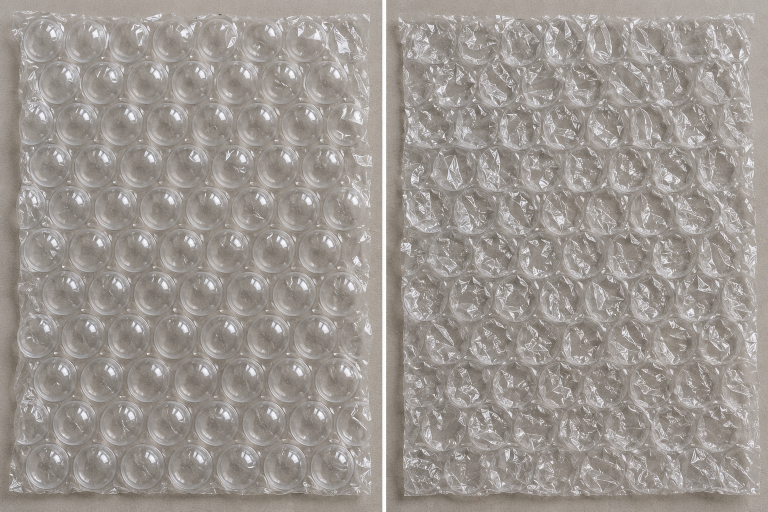
#> input picture docs/vydyhny-updates-2026-10-04/references/03_bubble_wrap.png, 1536 x 1024 px (shown at 1/2 size)
$ python bubble.py
#> lines starting #> are read from the running program, lines starting #| are printed output that depends on the picture
### zadovbalo/scripts/assets/common.py
"""Спільні утиліти конвеєра матеріалів. Запуск: python3 scripts/assets/build.py (див. README)."""
import json
import os
from pathlib import Path

import cv2
import numpy as np

ROOT = Path(__file__).resolve().parents[2]  # zadovbalo/
PKG = ROOT.parent / "Vydyhny_Claude_Package" / "assets"
OUT = ROOT / "public" / "scenes"
EXTRA = ROOT / "assets-src"  # додаткові ліцензовані матеріали, якщо додані
REF2 = ROOT.parent / "docs" / "vydyhny-updates-2026-10-04" / "references"  # пакет змін 04.10.2026


def load_ref(name: str) -> np.ndarray:
#> called with name = '03_bubble_wrap.png'
    p = REF2 / name
    im = cv2.imread(str(p), cv2.IMREAD_COLOR)
#> im is the input picture: shape (1024, 1536, 3); mean B, G, R 145.7, 150.8, 157
    if im is None:
        raise SystemExit(f"Немає референсу: {p}")
    return im


# [12 lines left out: functions load, poly_mask, not called in this run]


def smooth_mask(m: np.ndarray, r: float = 1.2) -> np.ndarray:
    """Антиаліасинг краю маски (0..255)."""
    return cv2.GaussianBlur(m, (0, 0), r)


# [66 lines left out: functions synthesize_hidden, _synthesize, edge_shade, not called in this run]


def save_webp(path: Path, img: np.ndarray, quality: int = 82):
    path.parent.mkdir(parents=True, exist_ok=True)
    ok = cv2.imwrite(str(path), img, [cv2.IMWRITE_WEBP_QUALITY, quality])
    if not ok:
        raise SystemExit(f"Не вдалося записати {path}")
    return path


def rgba(rgb: np.ndarray, alpha: np.ndarray) -> np.ndarray:
    return np.dstack([rgb, alpha])


# [6 lines left out: function crop_rgba, not called in this run]


def write_json(path: Path, data):
    path.parent.mkdir(parents=True, exist_ok=True)
    path.write_text(json.dumps(data, ensure_ascii=False, indent=1) + "\n", encoding="utf-8")


# [65 lines left out: functions trim_dark_rim, fill_region, not called in this run]

### zadovbalo/scripts/assets/bubble.py
"""Пупирчаста плівка (референс 03): ціла плівка як основа + атлас лопнутих комірок із правої половини.

Кожен пухирець — окрема комірка: центри знаходимо зіставленням із середнім пухирцем (сітка на фото нерівна).
Лопнуті латки беремо з тієї ж фотосесії (права половина), вирівнюємо яскравість під ліву.
"""
import cv2
import numpy as np

from common import OUT, load_ref, save_webp, write_json

HALF = 768
TPL = 44  # пів-розміру шаблону пухирця
PATCH = 52  # пів-розміру лопнутої латки


def find_cells(gray: np.ndarray, tmpl: np.ndarray | None, seed=(170, 165)):
    gb = cv2.GaussianBlur(gray, (0, 0), 1.2)
    if tmpl is None:
        x, y = seed
        tmpl = gb[y - TPL : y + TPL, x - TPL : x + TPL].copy()
    pts = []
    for _ in range(3):
        m = cv2.matchTemplate(gb, tmpl, cv2.TM_CCOEFF_NORMED)
        mx = cv2.dilate(m, np.ones((61, 61)))
        pk = np.argwhere((m == mx) & (m > 0.25))
        pts = [(int(px + TPL), int(py + TPL), float(m[py, px])) for py, px in pk]
        top = sorted(pts, key=lambda p: -p[2])[:30]
        tmpl = np.mean([gb[y - TPL : y + TPL, x - TPL : x + TPL] for x, y, _ in top], axis=0).astype(np.float32)
    return pts, tmpl


def subpixel(gray, x, y, tmpl):
    """Уточнення центру в межах ±6 px."""
    gb = cv2.GaussianBlur(gray, (0, 0), 1.2)
    r = TPL + 6
    y0, x0 = max(y - r, 0), max(x - r, 0)
    win = gb[y0 : y + r, x0 : x + r]
    if win.shape[0] < 2 * TPL + 1 or win.shape[1] < 2 * TPL + 1:
        return float(x), float(y)
    m = cv2.matchTemplate(win, tmpl, cv2.TM_CCOEFF_NORMED)
    _, _, _, loc = cv2.minMaxLoc(m)
    return float(x0 + loc[0] + TPL), float(y0 + loc[1] + TPL)


def fill_rows(gray, cells, tmpl, x_min=40, x_max=HALF - 40, y_max=950):
    """Дозаповнює крайні пухирці рядів, яких не знайшло зіставлення (крок ~92 px)."""
    rows: list[list] = []
    for c in sorted(cells, key=lambda c: c[1]):
        if rows and abs(rows[-1][-1][1] - c[1]) < 35:
            rows[-1].append(c)
        else:
            rows.append([c])
    gb = cv2.GaussianBlur(gray, (0, 0), 1.2)
    out = []
    for row in rows:
        row.sort(key=lambda c: c[0])
        xs = [c[0] for c in row]
        step = float(np.median(np.diff(xs))) if len(xs) > 1 else 92.0
        y = float(np.mean([c[1] for c in row]))
        for direction, start in ((-1, xs[0]), (1, xs[-1])):
            x = start + direction * step
            while x_min < x < x_max:
                xi, yi = int(round(x)), int(round(y))
                win = gb[yi - TPL : yi + TPL, xi - TPL : xi + TPL]
                if win.shape != tmpl.shape or float(cv2.matchTemplate(win, tmpl, cv2.TM_CCOEFF_NORMED)[0, 0]) < 0.12:
                    break
                row.append(subpixel(gray, xi, yi, tmpl) + (0.3,))
                x += direction * step
        out += [c for c in row if c[1] < y_max]
    return sorted(out, key=lambda c: (round(c[1] / 40), c[0]))


def run():
    out = OUT / "bubble"
    im = load_ref("03_bubble_wrap.png")
    left, right = im[:, :HALF], im[:, HALF:]
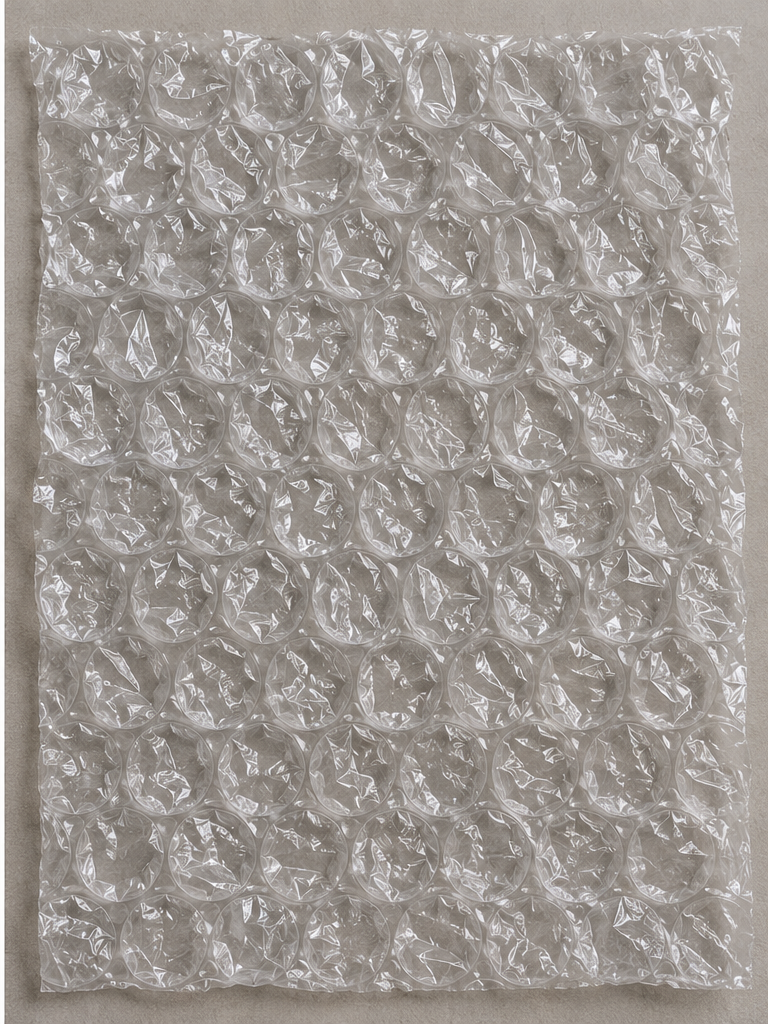
#> right: shape (1024, 768, 3); mean B, G, R 146.6, 151.7, 158
    gl = cv2.cvtColor(left, cv2.COLOR_BGR2GRAY).astype(np.float32)
    gr = cv2.cvtColor(right, cv2.COLOR_BGR2GRAY).astype(np.float32)

    cells_l, tmpl = find_cells(gl, None)
#> the loop in find_cells, `for _ in range(3):` made 3 passes
#> pass 1, in find_cells, `mx = cv2.dilate(m, np.ones((61, 61)))`:
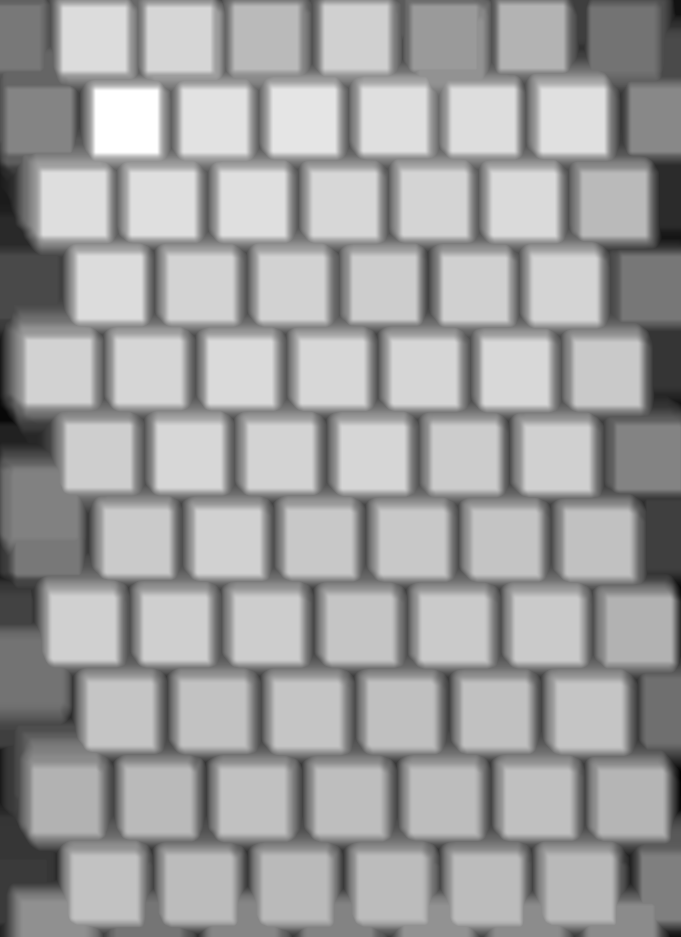
#> mx: shape (937, 681) float32; min -0.0269, max 1, mean 0.628; drawn with min black and max white
#> pass 1, in find_cells, `tmpl = np.mean([gb[y - TPL : y + TPL, x - TPL : x + TPL] for x, y, _ i..`:
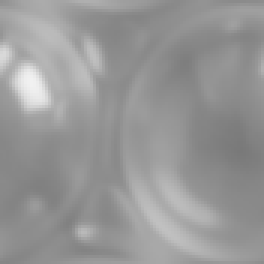
#> tmpl: shape (88, 88) float32 (shown 3 times larger); min 121.5, max 241.5, mean 151.4
#> after the loop in find_cells, `for _ in range(3):`:
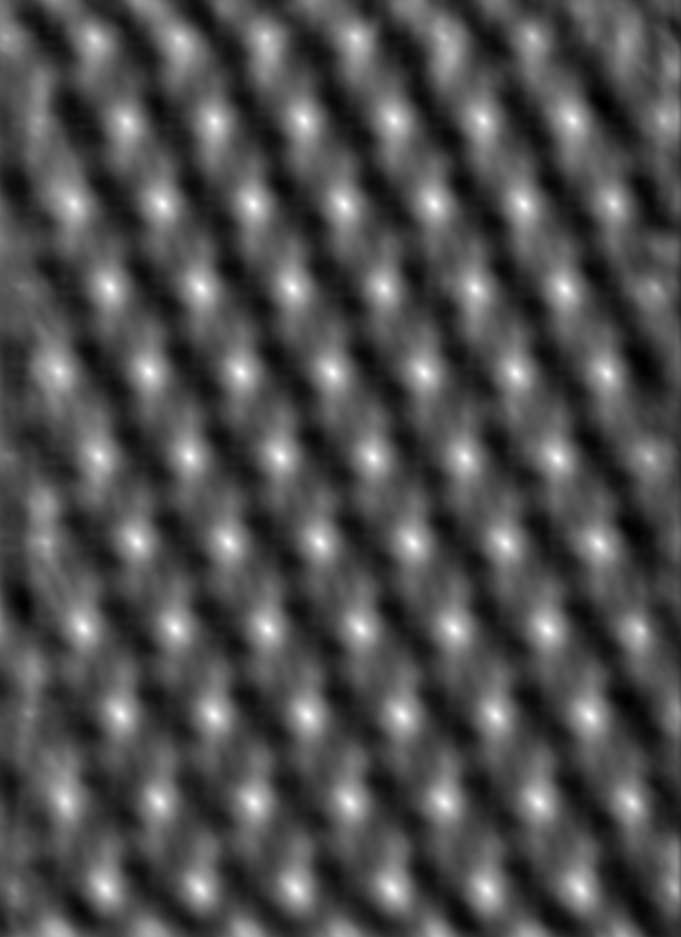
#> m: shape (937, 681) float32; min -0.457, max 0.975, mean -0.00644; drawn with min black and max white
#> cells_l = 92 items, first 6: (50, 81, 0.47), (309, 81, 0.748), (399, 81, 0.811), (487, 81, 0.588), (576, 81, 0.665), (138, 83, 0.751)
    cells_r, _ = find_cells(gr, tmpl)
#> the loop in find_cells (call 2), `for _ in range(3):` made 3 passes
#> pass 1, in find_cells (call 2), `mx = cv2.dilate(m, np.ones((61, 61)))`:
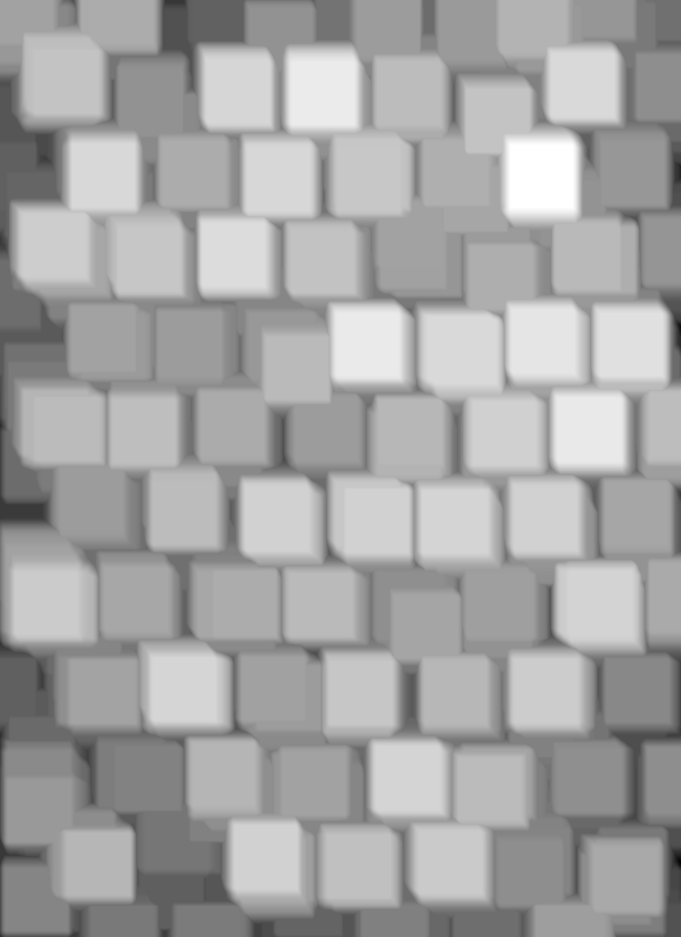
#> mx: shape (937, 681) float32; min -0.0235, max 0.595, mean 0.38; drawn with min black and max white
#> pass 2, in find_cells (call 2), `m = cv2.matchTemplate(gb, tmpl, cv2.TM_CCOEFF_NORMED)`:
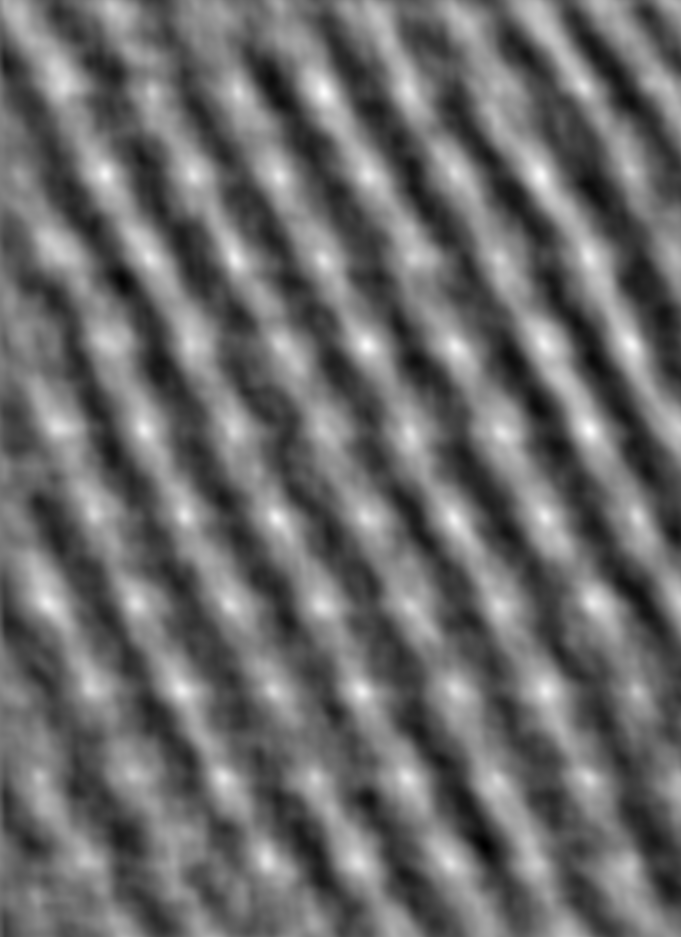
#> m: shape (937, 681) float32; min -0.577, max 0.777, mean -0.00386; drawn with min black and max white
#> cells_r = 90 items, first 6: (648, 44, 0.34), (718, 46, 0.373), (324, 49, 0.348), (154, 50, 0.468), (266, 58, 0.281), (64, 60, 0.374)
    cells = [subpixel(gl, x, y, tmpl) + (s,) for x, y, s in cells_l if s > 0.42]
#> in subpixel, `_, _, _, loc = cv2.minMaxLoc(m)`: loc = (6, 6)
#> in subpixel (call 29), `win = gb[y0 : y + r, x0 : x + r]`:
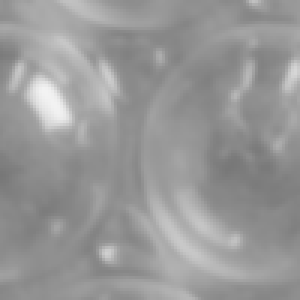
#> win: shape (100, 100) float32 (shown 3 times larger); min 119.6, max 243.6, mean 152.2
#> cells = 86 items, first 6: (50, 81, 0.47), (309, 81, 0.748), (399, 81, 0.811), (487, 81, 0.588), (576, 81, 0.665), (138, 83, 0.751)
    # дублікати (два збіги на одну комірку)
    uniq = []
    for c in sorted(cells, key=lambda c: -c[2]):
        if all((c[0] - u[0]) ** 2 + (c[1] - u[1]) ** 2 > 60**2 for u in uniq):
            uniq.append(c)
#> this loop made 86 passes
#> c on passes 1 to 8: (376, 416, 0.975), (284, 416, 0.975), (297, 248, 0.973), (192, 415, 0.972), (336, 332, 0.971), (324, 501, 0.97), (244, 331, 0.968), (591, 673, 0.968)
#> after the loop, uniq = 85 items, first 6: (376, 416, 0.975), (284, 416, 0.975), (297, 248, 0.973), (192, 415, 0.972), (336, 332, 0.971), (324, 501, 0.97)
    cells = fill_rows(gl, uniq, tmpl)
#> the loop in fill_rows, `for c in sorted(cells, key=lambda c: c[1]):` made 85 passes
#> after the loop in fill_rows, `for c in sorted(cells, key=lambda c: c[1]):`: rows = 12 items
#> the loop in fill_rows, `for row in rows:` made 12 passes
#> (xs, step, y) on passes 1, 2, 3, 5, 7, 8, 10, 12: ([50, 138, 223, 309, 399, 487, 576, 669], 88, 82.25), ([82, 170, 258, 347, 437, 527, 616, 707], 89, 164.2), ([117, 206, 297, 388, 478, 567, 657], 90, 247.9), ([102, 192, 284, 376, 468, 559, 651], 92, 416), ([89, 181, 272, 363, 457, 549, 642], 92, 586.4), ([127, 219, 311, 404, 498, 591, 684], 93, 672.7), ([109, 203, 297, 393, 488, 582, 676], 94, 845.9), ([101, 194, 290, 384, 481, 572, 665], 93.5, 980)
#> after the loop in fill_rows, `for row in rows:`: out = 82 items, first 6: (50, 81, 0.47), (138, 83, 0.751), (223, 83, 0.756), (309, 81, 0.748), (399, 81, 0.811), (487, 81, 0.588)
#> cells has the same summary as out in fill_rows

    # Кадр плівки з невеликим полем фактури тканини.
    x0, y0, x1, y1 = 14, 6, 754, 1018
    sheet = left[y0:y1, x0:x1]
    save_webp(out / "sheet.webp", sheet, 88)

    # Атлас лопнутих комірок: яскравість/контраст — як у цілої плівки навколо.
    sel = [c for c in cells_r if c[2] > 0.5 and PATCH <= c[0] < HALF - PATCH and PATCH <= c[1] < im.shape[0] - PATCH]
#> sel = 62 items, first 6: (627, 130, 0.573), (107, 131, 0.599), (452, 133, 0.594), (196, 135, 0.521), (368, 135, 0.78), (282, 136, 0.561)
    sel = sorted(sel, key=lambda c: -c[2])[:48]
#> sel = 48 items, first 6: (187, 473, 0.781), (410, 389, 0.781), (368, 135, 0.78), (634, 474, 0.77), (150, 218, 0.767), (498, 562, 0.765)
    ref_mean, ref_std = gl[60:960, 60:700].mean(), gl[60:960, 60:700].std()
#> ref_mean = 149.2; ref_std = 22.93
    src_mean, src_std = gr[60:960, 60:700].mean(), gr[60:960, 60:700].std()
#> src_mean = 151.2; src_std = 25.74
    gain = ref_std / src_std
#> gain = 0.891
    cols = 8
    rows = (len(sel) + cols - 1) // cols
#> rows = 6
    S = PATCH * 2
    atlas = np.zeros((rows * S, cols * S, 3), np.uint8)
    for i, (x, y, _) in enumerate(sel):
        p = right[y - PATCH : y + PATCH, x - PATCH : x + PATCH].astype(np.float32)
        p = (p - src_mean) * gain + ref_mean
        atlas[(i // cols) * S : (i // cols + 1) * S, (i % cols) * S : (i % cols + 1) * S] = np.clip(p, 0, 255).astype(np.uint8)
#> this loop made 48 passes
#> (x, y) on passes 1 to 8: (187, 473), (410, 389), (368, 135), (634, 474), (150, 218), (498, 562), (224, 734), (319, 562)
    save_webp(out / "popped.webp", atlas, 86)

    # Колір тканини довкола — для заповнення полів на широких екранах.
    border = np.concatenate([left[:, :10].reshape(-1, 3), left[:, -10:].reshape(-1, 3)])
    b, g, r = np.median(border, axis=0)
#> b = 148; g = 155; r = 163
    write_json(
        out / "bubble.json",
        {
            "size": [x1 - x0, y1 - y0],
            "radius": 41,
            "cells": [[round(x - x0, 1), round(y - y0, 1)] for x, y, _ in cells],
            "popped": {"size": S, "cols": cols, "count": len(sel)},
            "background": f"#{int(r):02x}{int(g):02x}{int(b):02x}",
        },
    )
    print("bubble ok", len(cells), "комірок,", len(sel), "лопнутих латок")
#| bubble ok 82 комірок, 48 лопнутих латок


if __name__ == "__main__":
    run()

$ run again, with docs/vydyhny-updates-2026-10-04/references/04_beverage_can.png copied over docs/vydyhny-updates-2026-10-04/references/03_bubble_wrap.png
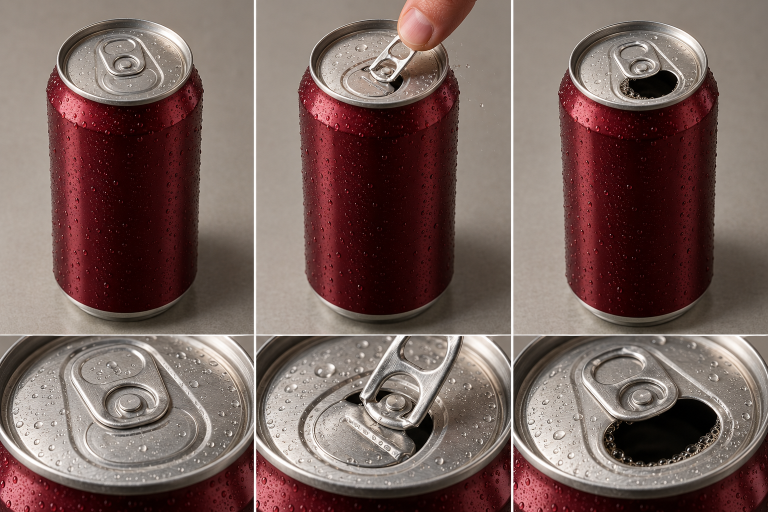
#> input picture docs/vydyhny-updates-2026-10-04/references/04_beverage_can.png, 1536 x 1024 px (shown at 1/2 size)
#> in load_ref, im is the input picture: shape (1024, 1536, 3); mean B, G, R 93.2, 98.5, 120.4
#> cells_l = 40 items, first 6: (141, 44, 0.411), (646, 44, 0.436), (348, 84, 0.403), (580, 128, 0.27), (425, 131, 0.459), (676, 171, 0.705)
#> cells_r = 35 items, first 6: (447, 44, 0.684), (61, 54, 0.463), (44, 112, 0.533), (164, 130, 0.397), (680, 131, 0.425), (604, 132, 0.631)
#> loc = (8, 0)
#> win: shape (100, 100) float32
#> win: shape (100, 94) float32
#> win: shape (100, 100) float32
#> in subpixel (call 27), `win = gb[y0 : y + r, x0 : x + r]`:
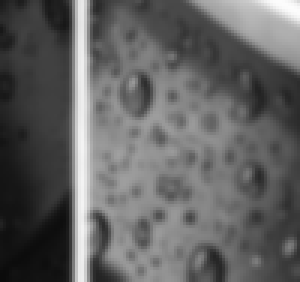
#> win: shape (94, 100) float32 (shown 3 times larger); min 11.08, max 252.5, mean 98.7
#> loc = (6, 6)
#> in run, `cells = [subpixel(gl, x, y, tmpl) + (s,) for x, y, s in cells_l if s >..`: cells = 27 items, first 6: (648, 44, 0.436), (424, 129, 0.459), (680, 176, 0.705), (217, 181, 0.74), (278, 182, 0.708), (724, 186, 0.79)
#> the loop in run, `for c in sorted(cells, key=lambda c: -c[2]):` made 27 passes
#> c on passes 1 to 8: (199, 946, 0.793), (436, 448, 0.791), (724, 186, 0.79), (82, 921, 0.784), (144, 940, 0.766), (95, 648, 0.763), (594, 931, 0.759), (593, 649, 0.754)
#> after the loop in run, `for c in sorted(cells, key=lambda c: -c[2]):`: uniq = 23 items, first 6: (199, 946, 0.793), (436, 448, 0.791), (724, 186, 0.79), (82, 921, 0.784), (95, 648, 0.763), (594, 931, 0.759)
#> the loop in fill_rows, `for c in sorted(cells, key=lambda c: c[1]):` made 23 passes
#> c on passes 1 to 8: (648, 44, 0.436), (424, 129, 0.459), (217, 181, 0.74), (278, 182, 0.708), (724, 186, 0.79), (433, 219, 0.426), (151, 220, 0.652), (656, 224, 0.652)
#> after the loop in fill_rows, `for c in sorted(cells, key=lambda c: c[1]):`: rows = 10 items
#> the loop in fill_rows, `for row in rows:` made 10 passes
#> (xs, step, y) on passes 4 to 6: ([430], 92, 287), ([436], 92, 448), ([345], 92, 490)
#> after the loop in fill_rows, `for row in rows:`: out = 28 items, first 6: (648, 44, 0.436), (424, 129, 0.459), (338, 135, 0.3), (151, 220, 0.652), (217, 181, 0.74), (278, 182, 0.708)
#> in run, `cells = fill_rows(gl, uniq, tmpl)`: cells = 28 items, first 6: (648, 44, 0.436), (338, 135, 0.3), (424, 129, 0.459), (217, 181, 0.74), (278, 182, 0.708), (433, 219, 0.426)
#> in run, `sheet = left[y0:y1, x0:x1]`:
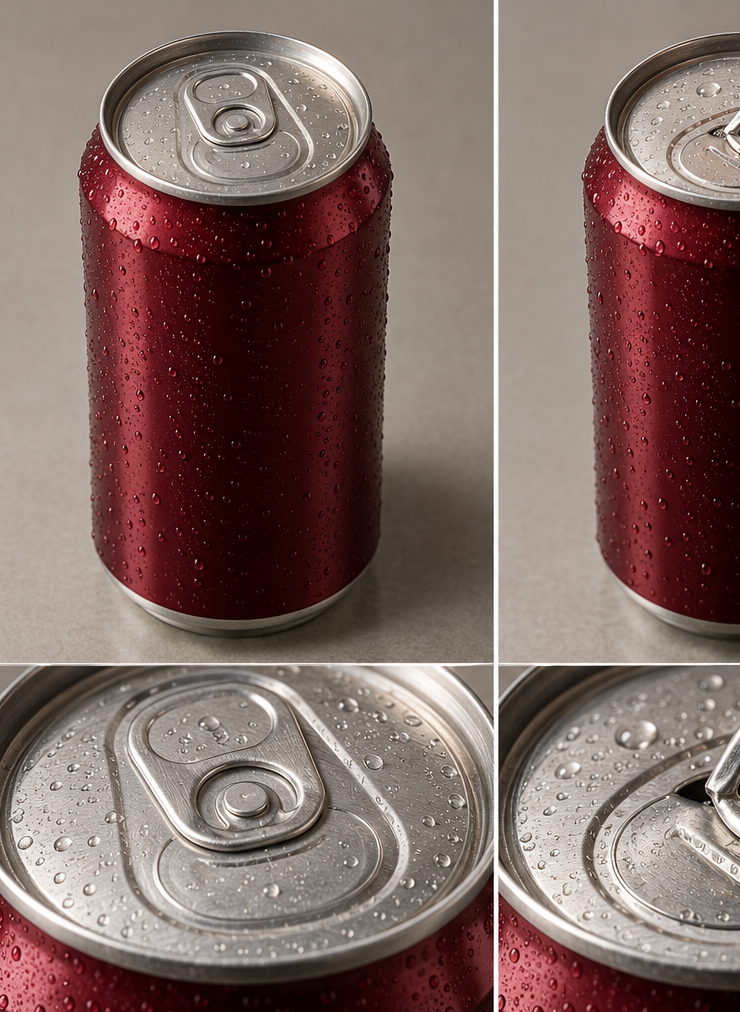
#> sheet: shape (1012, 740, 3); mean B, G, R 100.7, 105.7, 128.9
#> in run, `sel = [c for c in cells_r if c[2] > 0.5 and PATCH <= c[0] < HALF - PAT..`: sel = 18 items, first 6: (604, 132, 0.631), (536, 137, 0.822), (609, 187, 0.631), (446, 194, 0.738), (64, 196, 0.694), (408, 240, 0.657)
#> in run, `sel = sorted(sel, key=lambda c: -c[2])[:48]`: sel = 18 items, first 6: (59, 961, 0.911), (187, 440, 0.898), (705, 448, 0.895), (589, 964, 0.878), (415, 959, 0.872), (469, 971, 0.867)
#> ref_mean = 114.1; ref_std = 62.27
#> src_mean = 98.83; src_std = 63.93
#> gain = 0.974
#> in run, `rows = (len(sel) + cols - 1) // cols`: rows = 3
#> the loop in run, `for i, (x, y, _) in enumerate(sel):` made 18 passes
#> (x, y) on passes 1 to 8: (59, 961), (187, 440), (705, 448), (589, 964), (415, 959), (469, 971), (342, 659), (513, 824)
#> in run, `b, g, r = np.median(border, axis=0)`: b = 122; g = 130; r = 144
#| bubble ok 28 комірок, 18 лопнутих латок
